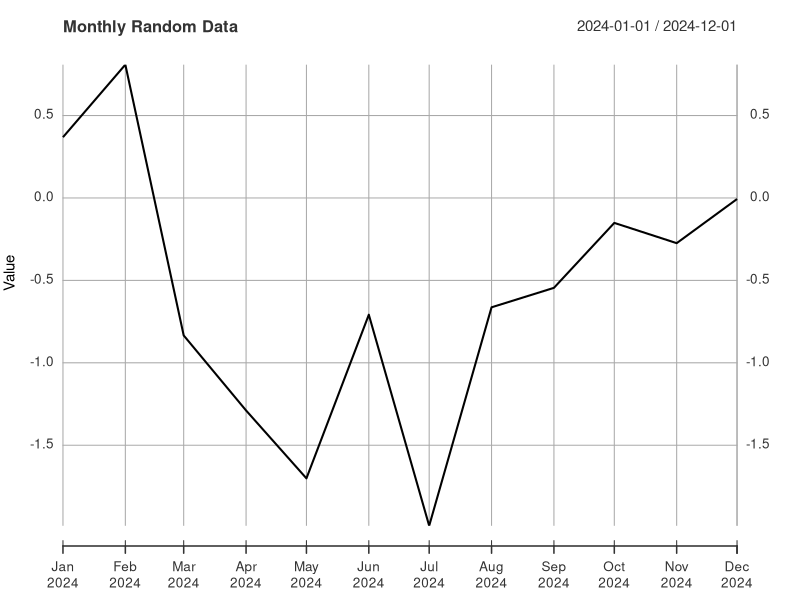

Reproduce this figure in R.
# Install and load the xts and zoo packages
if (!require(xts)) {
  install.packages("xts")
}
if (!require(zoo)) {
  install.packages("zoo")
}
library(xts)
library(zoo)

# Create a time-series object
dates <- seq.Date(from = as.Date("2024-01-01"), by = "month", length.out = 12)
values <- rnorm(12)
ts_data <- xts(values, order.by = dates)

# Plot the time-series data
plot(ts_data, main = "Monthly Random Data", ylab = "Value", xlab = "Date")

